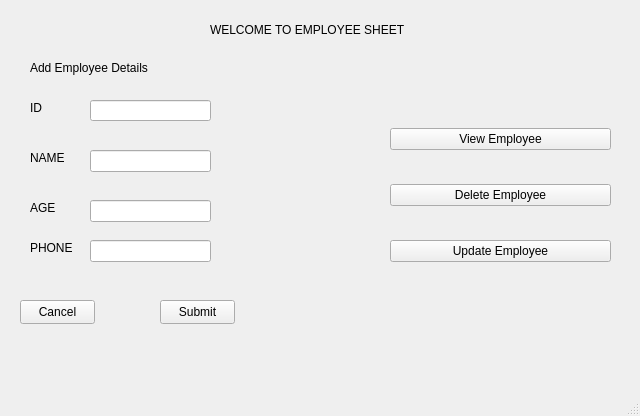
<?xml version="1.0" encoding="UTF-8"?>
<ui version="4.0">
 <class>Employee</class>
 <widget class="QMainWindow" name="Employee">
  <property name="geometry">
   <rect>
    <x>0</x>
    <y>0</y>
    <width>640</width>
    <height>416</height>
   </rect>
  </property>
  <property name="windowTitle">
   <string>Employee</string>
  </property>
  <widget class="QWidget" name="centralwidget">
   <widget class="QPushButton" name="AddEmployee">
    <property name="geometry">
     <rect>
      <x>160</x>
      <y>300</y>
      <width>75</width>
      <height>24</height>
     </rect>
    </property>
    <property name="text">
     <string>Submit</string>
    </property>
   </widget>
   <widget class="QWidget" name="verticalLayoutWidget">
    <property name="geometry">
     <rect>
      <x>390</x>
      <y>100</y>
      <width>221</width>
      <height>191</height>
     </rect>
    </property>
    <layout class="QVBoxLayout" name="verticalLayout">
     <item>
      <widget class="QPushButton" name="viewEmployee">
       <property name="text">
        <string>View Employee</string>
       </property>
      </widget>
     </item>
     <item>
      <widget class="QPushButton" name="DeleteEmployee">
       <property name="text">
        <string>Delete Employee</string>
       </property>
      </widget>
     </item>
     <item>
      <widget class="QPushButton" name="UpdateEmployee">
       <property name="text">
        <string>Update Employee</string>
       </property>
      </widget>
     </item>
    </layout>
   </widget>
   <widget class="QLabel" name="label">
    <property name="geometry">
     <rect>
      <x>210</x>
      <y>20</y>
      <width>261</width>
      <height>20</height>
     </rect>
    </property>
    <property name="styleSheet">
     <string notr="true">font: 900 italic 12pt &quot;Segoe UI&quot;;</string>
    </property>
    <property name="text">
     <string>WELCOME TO EMPLOYEE SHEET</string>
    </property>
   </widget>
   <widget class="QLabel" name="label_2">
    <property name="geometry">
     <rect>
      <x>30</x>
      <y>60</y>
      <width>151</width>
      <height>16</height>
     </rect>
    </property>
    <property name="styleSheet">
     <string notr="true">font: 700 9pt &quot;Segoe UI&quot;;</string>
    </property>
    <property name="text">
     <string>Add Employee Details</string>
    </property>
   </widget>
   <widget class="QLabel" name="label_3">
    <property name="geometry">
     <rect>
      <x>30</x>
      <y>100</y>
      <width>49</width>
      <height>16</height>
     </rect>
    </property>
    <property name="text">
     <string>ID</string>
    </property>
   </widget>
   <widget class="QLineEdit" name="lineEdit">
    <property name="geometry">
     <rect>
      <x>90</x>
      <y>100</y>
      <width>121</width>
      <height>21</height>
     </rect>
    </property>
   </widget>
   <widget class="QLabel" name="label_4">
    <property name="geometry">
     <rect>
      <x>30</x>
      <y>150</y>
      <width>49</width>
      <height>16</height>
     </rect>
    </property>
    <property name="text">
     <string>NAME</string>
    </property>
   </widget>
   <widget class="QLineEdit" name="lineEdit_2">
    <property name="geometry">
     <rect>
      <x>90</x>
      <y>150</y>
      <width>121</width>
      <height>22</height>
     </rect>
    </property>
   </widget>
   <widget class="QLabel" name="label_5">
    <property name="geometry">
     <rect>
      <x>30</x>
      <y>200</y>
      <width>49</width>
      <height>16</height>
     </rect>
    </property>
    <property name="text">
     <string>AGE</string>
    </property>
   </widget>
   <widget class="QLineEdit" name="lineEdit_3">
    <property name="geometry">
     <rect>
      <x>90</x>
      <y>200</y>
      <width>121</width>
      <height>22</height>
     </rect>
    </property>
   </widget>
   <widget class="QLabel" name="label_6">
    <property name="geometry">
     <rect>
      <x>30</x>
      <y>240</y>
      <width>49</width>
      <height>16</height>
     </rect>
    </property>
    <property name="text">
     <string>PHONE</string>
    </property>
   </widget>
   <widget class="QLineEdit" name="lineEdit_4">
    <property name="geometry">
     <rect>
      <x>90</x>
      <y>240</y>
      <width>121</width>
      <height>22</height>
     </rect>
    </property>
   </widget>
   <widget class="QPushButton" name="pushButton_2">
    <property name="geometry">
     <rect>
      <x>20</x>
      <y>300</y>
      <width>75</width>
      <height>24</height>
     </rect>
    </property>
    <property name="text">
     <string>Cancel</string>
    </property>
   </widget>
  </widget>
  <widget class="QMenuBar" name="menubar">
   <property name="geometry">
    <rect>
     <x>0</x>
     <y>0</y>
     <width>640</width>
     <height>22</height>
    </rect>
   </property>
  </widget>
  <widget class="QStatusBar" name="statusbar"/>
 </widget>
 <resources/>
 <connections>
  <connection>
   <sender>pushButton_2</sender>
   <signal>clicked()</signal>
   <receiver>Employee</receiver>
   <slot>close()</slot>
   <hints>
    <hint type="sourcelabel">
     <x>84</x>
     <y>327</y>
    </hint>
    <hint type="destinationlabel">
     <x>127</x>
     <y>362</y>
    </hint>
   </hints>
  </connection>
 </connections>
 <slots>
  <slot>slot1()</slot>
 </slots>
</ui>
